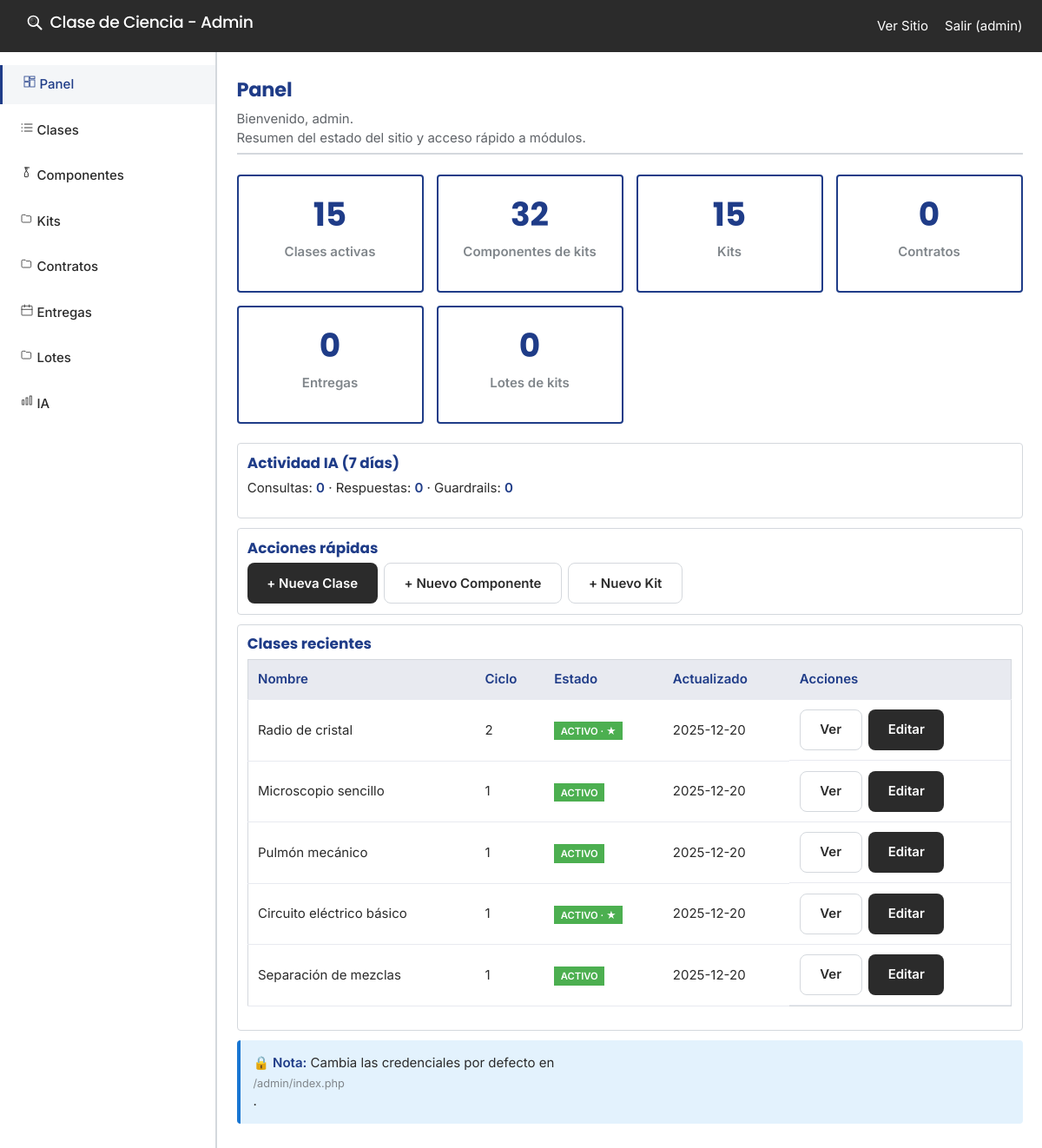
Page /admin/dashboard.php (signed in) on the earlier database version.
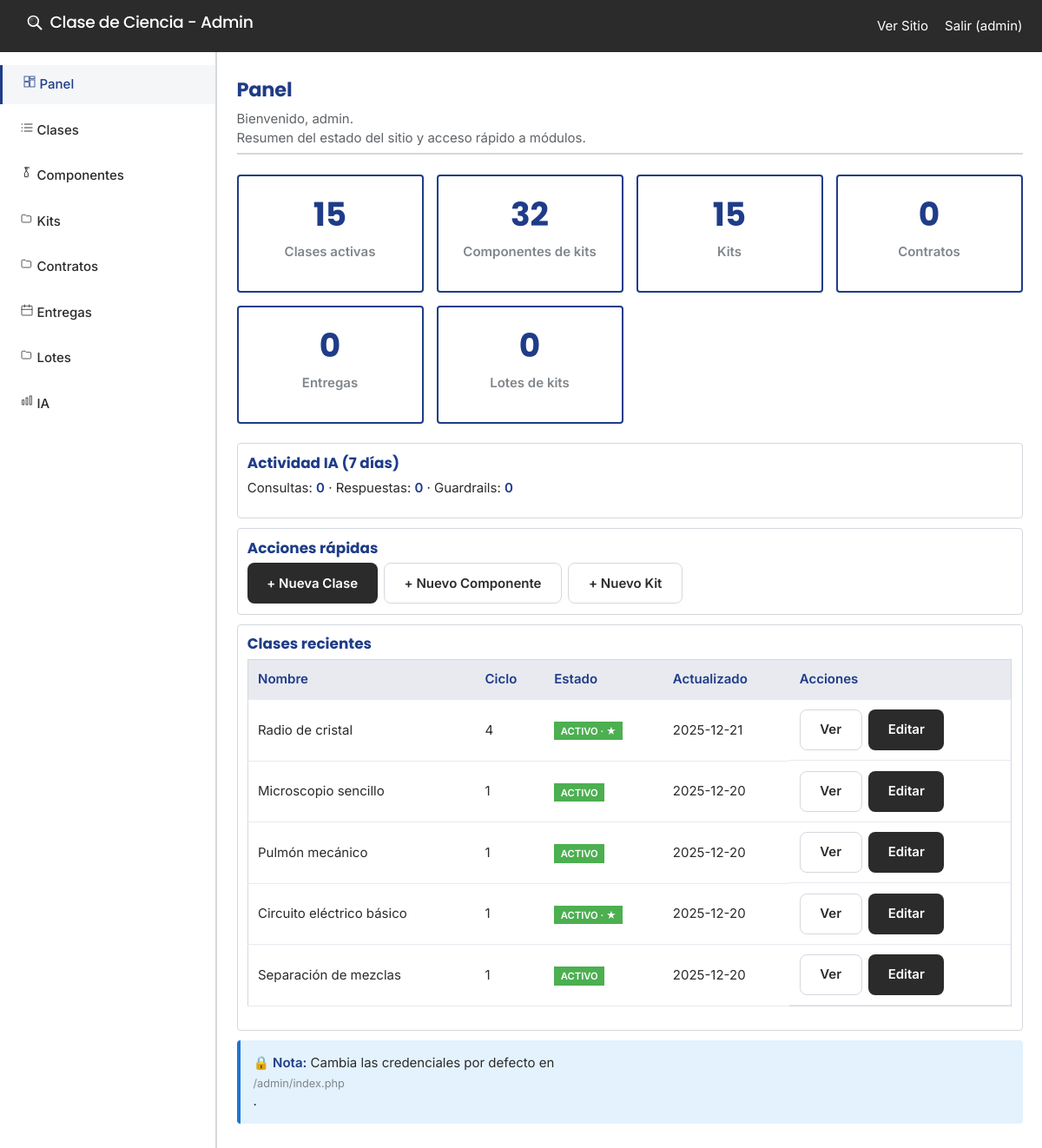
Same page on the later database version.
### tables this page shows
CREATE TABLE `clases` (
  `id` int(11) NOT NULL,
  `nombre` varchar(180) NOT NULL,
  `slug` varchar(180) NOT NULL,
  `ciclo` tinyint(1) NOT NULL,
  `grados` longtext DEFAULT NULL CHECK (json_valid(`grados`)),
  `dificultad` varchar(32) DEFAULT NULL,
  `duracion_minutos` int(11) DEFAULT NULL,
  `resumen` text DEFAULT NULL,
  `objetivo_aprendizaje` text DEFAULT NULL,
  `imagen_portada` varchar(255) DEFAULT NULL,
  `video_portada` varchar(255) DEFAULT NULL,
  `seguridad` longtext DEFAULT NULL CHECK (json_valid(`seguridad`)),
  `seo_title` varchar(160) DEFAULT NULL,
  `seo_description` varchar(255) DEFAULT NULL,
  `activo` tinyint(1) NOT NULL DEFAULT 1,
  `destacado` tinyint(1) NOT NULL DEFAULT 0,
  `orden_popularidad` int(11) NOT NULL DEFAULT 0,
  `status` enum('draft','published') NOT NULL DEFAULT 'draft',
  `published_at` datetime DEFAULT NULL,
  `autor` varchar(120) DEFAULT NULL,
  `contenido_html` mediumtext DEFAULT NULL,
  `created_at` datetime NOT NULL DEFAULT current_timestamp(),
  `updated_at` datetime NOT NULL DEFAULT current_timestamp() ON UPDATE current_timestamp()
);

### admin/dashboard.php (the view, shortened to what the changed rows need)
<?php
require_once 'auth.php';
$debug_messages = [];
$tableExists = function (PDO $pdo, string $table) {
    try {
        $stmt = $pdo->prepare("SELECT COUNT(*) FROM INFORMATION_SCHEMA.TABLES WHERE TABLE_SCHEMA = DATABASE() AND TABLE_NAME = ?");
        if (!$stmt) { return false; }
        $stmt->execute([$table]);
        return ((int)$stmt->fetchColumn()) > 0;
    } catch (PDOException $e) {
        error_log('Admin table exists check error: ' . $e->getMessage());
        $debug_messages[] = 'Table check failed: ' . $table . ' -> ' . $e->getMessage();
        return false;
    }
};
try {
    $pdo->query('SELECT 1');
} catch (PDOException $e) {
    $debug_messages[] = 'DB ping failed: ' . $e->getMessage();
}
try {
    if ($tableExists($pdo, 'clases')) {
        $stmt = $pdo->prepare("\n            SELECT id, nombre, slug, ciclo, updated_at, activo, destacado\n            FROM clases\n            ORDER BY updated_at DESC\n            LIMIT 5\n        ");
        if ($stmt && $stmt->execute([])) {
            $recent_clases = $stmt->fetchAll(PDO::FETCH_ASSOC);
        } else {
            $recent_clases = [];
            $debug_messages[] = 'Recent clases query failed to execute';
        }
    } else {
        $recent_clases = [];
        $debug_messages[] = 'Table missing: clases';
    }
} catch (PDOException $e) {
    error_log('Admin recent clases error: ' . $e->getMessage());
    $recent_clases = [];
    $debug_messages[] = 'Recent clases error: ' . $e->getMessage();
}
include 'header.php';
?>
<div class="page-header">
    <h2>Panel</h2>
    </div>
<div class="card">
    <table class="data-table">
        <thead>
            <tr>
                <th>Nombre</th>
                <th>Ciclo</th>
                <th>Estado</th>
                <th>Actualizado</th>
                <th>Acciones</th>
            </tr>
        </thead>
        <tbody>
            <?php foreach ($recent_clases as $p): ?>
            <tr>
                <td><?= htmlspecialchars($p['nombre'], ENT_QUOTES, 'UTF-8') ?></td>
                <td><?= htmlspecialchars($p['ciclo'], ENT_QUOTES, 'UTF-8') ?></td>
                <td>
                    <span style="padding:0.25rem 0.5rem;background:<?= $p['activo'] ? '#4caf50' : '#ff9800' ?>;color:#fff;font-size:0.75rem;font-weight:600;">
                        <?= $p['activo'] ? 'ACTIVO' : 'INACTIVO' ?><?= $p['destacado'] ? ' · ★' : '' ?>
                    </span>
                </td>
                <td><?= htmlspecialchars(date('Y-m-d', strtotime($p['updated_at'])), ENT_QUOTES, 'UTF-8') ?></td>
                <td class="actions">
                    <a href="/proyecto.php?slug=<?= htmlspecialchars($p['slug'], ENT_QUOTES, 'UTF-8') ?>" target="_blank" class="btn action-btn btn-secondary">Ver</a>
                    <a href="/admin/clases/edit.php?id=<?= (int)$p['id'] ?>" class="btn action-btn">Editar</a>
                </td>
            </tr>
            <?php endforeach; ?>
        </tbody>
    </table>
</div>
<?php include 'footer.php'; ?>

Differences in the rows shown:
changed clases "Radio de cristal": ciclo "2" → "4"; updated_at "2025-12-20" → "2025-12-21"
